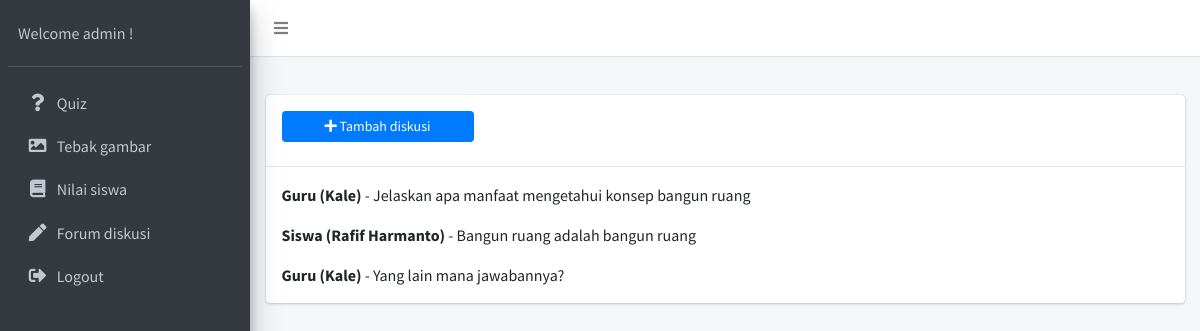
The app's page /detail-forum.php?id=2 (signed in) with its own data.
### tables this page shows
CREATE TABLE `forum_item` (
  `id` int(11) NOT NULL,
  `name` varchar(100) NOT NULL,
  `description` varchar(255) NOT NULL,
  `forumId` int(11) NOT NULL,
  `user_status` varchar(20) NOT NULL,
  `created_at` timestamp NOT NULL DEFAULT current_timestamp() ON UPDATE current_timestamp()
);

### config/controller.php (called while the page is built, shortened)
<?php
function select($query)
{
    global $db;
    $result = mysqli_query($db, $query);
    $rows = [];
    while ($row = mysqli_fetch_assoc($result)) {
        $rows[] = $row;
    }
    return $rows;
}

### detail-forum.php (the view, shortened to what this page needs)
<?php
include 'layout/header-admin.php';
if (isset($_SESSION['username'])) {
  $id = (int)$_GET['id'];
  $fields = select("SELECT * FROM forum f INNER JOIN forum_item i ON f.id = i.forumId WHERE i.forumId = $id");
?>
  <div class="content-wrapper">
    <div class="content-header">
    </div>
    <section class="content">
      <div class="container-fluid">
        <div class="row">
          <div class="col-12">
            <div class="card">
              <div class="px-3 pt-3">
                <button style="width: 12rem;" id="comment" class="btn btn-primary btn-sm mb-2"> <i class="fas fa-plus"></i> Tambah diskusi</button>
              </div>
              <hr>
              <?php foreach ($fields as $field) : ?>
                <div class="px-3">
                  <p><b><?php echo $field["user_status"] ?> (<?php echo $field["name"] ?>) </b> - <?php echo $field["description"] ?></p>
                </div>
              <?php endforeach; ?>
            </div>
          </div>
        </div>
    </section>
  </div>
<?php
} else {
  header("Location: login-admin.php");
  exit();
}
include 'layout/footer-admin.php';
?>

### records on screen
forum_item: user_status "Guru", name "Kale", description "Jelaskan apa manfaat mengetahui konsep bangun ruang"
forum_item: user_status "Siswa", name "Rafif Harmanto", description "Bangun ruang adalah bangun ruang"
forum_item: user_status "Guru", name "Kale", description "Yang lain mana jawabannya?"

### other values on screen
$_SESSION['username'] "admin"
